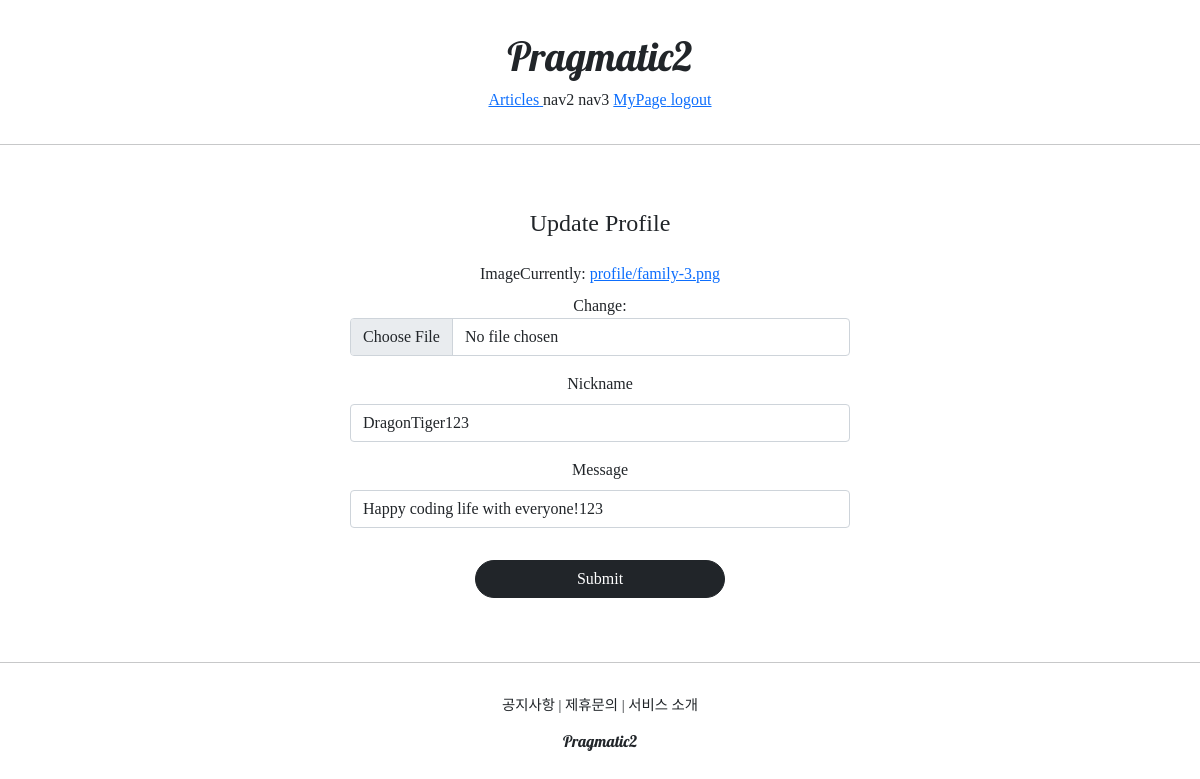
/profiles/update/1 (signed in), run on an earlier commit of the app's database.
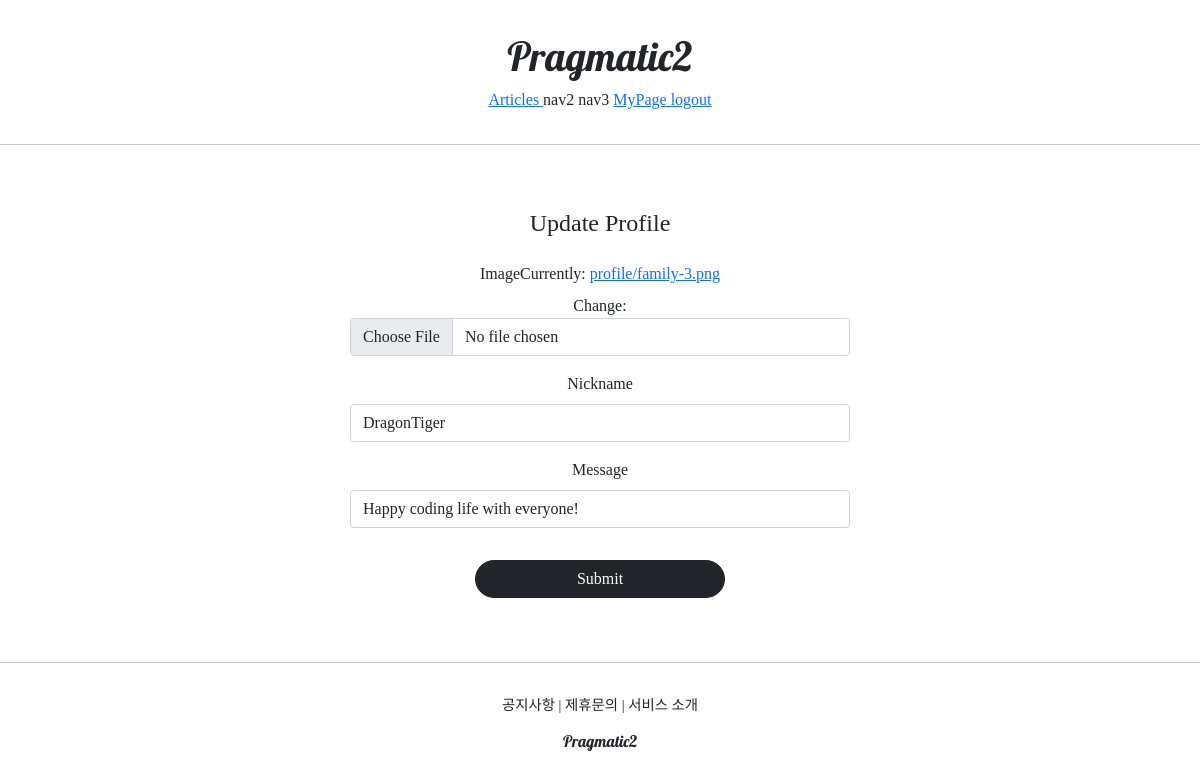
And on a later commit of the database.
### profileapp/models.py (models this page shows)
class Profile(models.Model):
    user = models.OneToOneField(User, on_delete=models.CASCADE, related_name='profile')
    image = models.ImageField(upload_to='profile/', null=True)
    nickname = models.CharField(max_length=20,unique=True, null=True)
    message = models.CharField(max_length=100, null=True)

### profileapp/views.py (the view, shortened to what this page needs)
# urls.py: path('update/<int:pk>', ProfileUpdateView.as_view(), name='update'),
@method_decorator(profile_ownership_required, 'get')
@method_decorator(profile_ownership_required, 'post')
class ProfileUpdateView(UpdateView):
    model = Profile
    context_object_name = "target_profile"
    form_class = ProfileCreationForm
    template_name = 'profileapp/update.html'

### profileapp/forms.py
class ProfileCreationForm(ModelForm):
    class Meta:
        model = Profile
        fields = ['image', 'nickname', 'message']

### profileapp/templates/profileapp/update.html (shortened to what this page needs)
{% extends 'base.html' %}
{% load bootstrap4 %}
{% block content %}
    <div style="text-align: center; max-width: 500px; margin: 4rem auto;">
        <div class="mb-4">
            <h4>Update Profile</h4>
        </div>
        <form action="{% url 'profileapp:update' pk=target_profile.pk %}" method="post" enctype="multipart/form-data">
            {% bootstrap_form form %}
            <input type="submit" class="btn btn-dark rounded-pill col-6 mt-3">
        </form>
    </div>
{% endblock %}

What changed in the data, as far as the page shows it:
changed Profile: nickname "DragonTiger123" → "DragonTiger"; message "Happy coding life with everyone!123" → "Happy coding life with everyone!"
